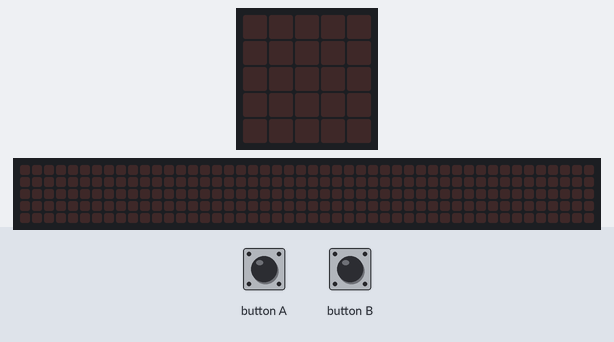
The program below on a simulated BBC micro:bit (MakeCode). Parts: the board's 5×5 LED display, a strip that is not on the board, showing the scrolling text unrolled. The test bench sets the inputs (shaded band). Random numbers come from a fixed seed; the 48×5 strip is a reading aid, not a part: it shows the text the display is scrolling, unrolled, one strip-width of it at a time.

Above: at 1.2 s.
1.3 s: button A pressed for 0.15 s
At 4.1 s:
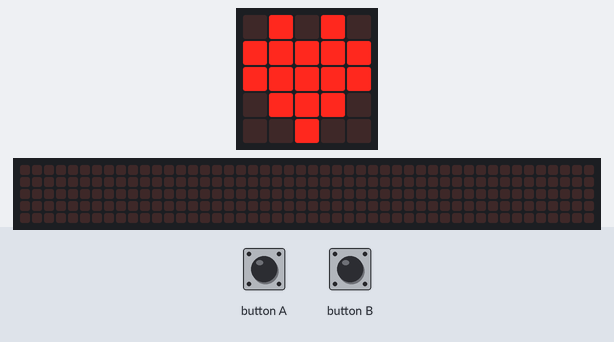
4.4 s: button B pressed for 0.15 s
At 4.62 s:
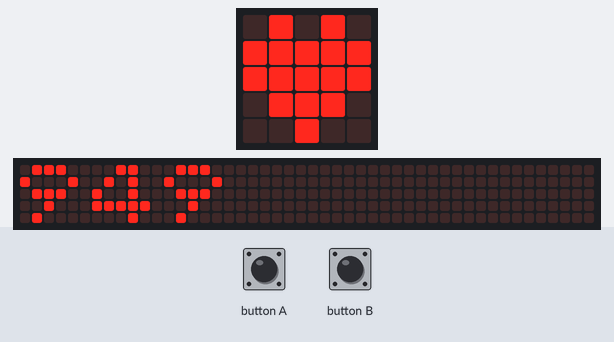
7.4 s: button A pressed for 0.15 s
At 12.0 s:
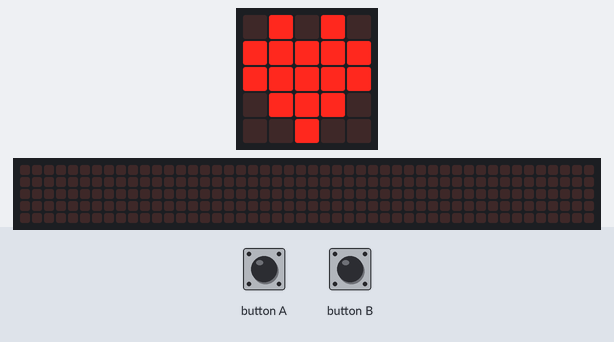
12.3 s: button B pressed for 0.15 s
At 15.9 s:
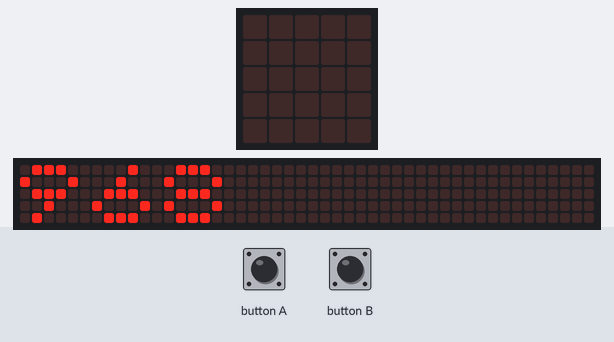
Timing chart, 0 to 16.3 s (numbered marks = the images above; inputs shaded):
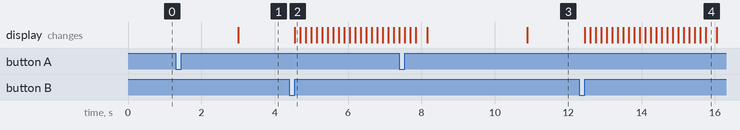

Measured:
- after the input at 1.3 s, the display: changes after 1.7 s (image 1)
- after the input at 4.4 s, the display: changes after 0.15 s (image 2)
- after the input at 12.3 s, the display: first changes after 0.15 s (image 4 shows a later state)

The program:

8.py
```python
x,f=0,0
def solve():global x,f;pause(randint(1000,5000));basic.show_icon(IconNames.HEART);x,f=input.running_time(),1
input.on_button_pressed(Button.A, solve)
def h():
    global x,f
    if f&1:
        basic.show_number(input.running_time()-x)
        f = 0
input.on_button_pressed(Button.B, h)
```
